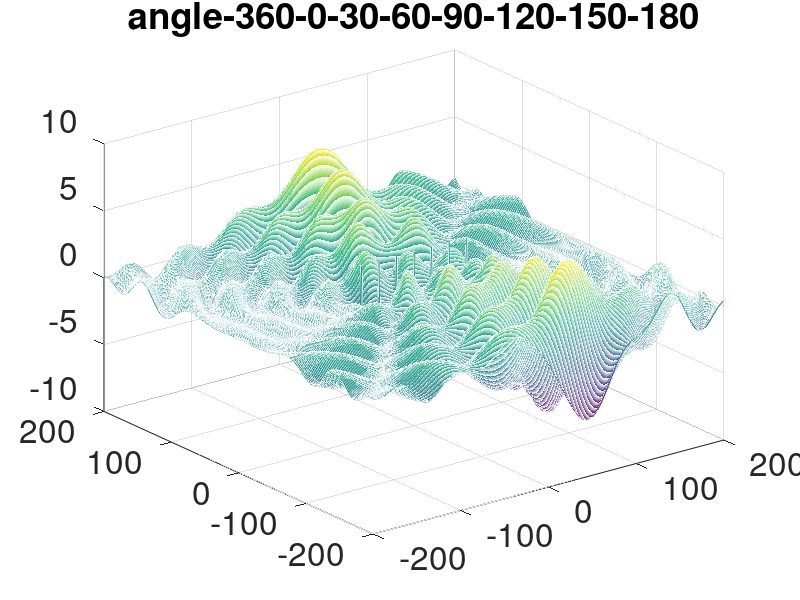

This chart was generated by the following MATLAB code:
#########################################
####### variables for the picture #######
#########################################

clear all;
close all;

% Time in seconds for each plot in the GIF
DelayTime = 0.1; 

startx = 150;
starty = 150;
width = 1062;
height = 980;

########################################
####### variables for the figure #######
########################################

matrix_size = 200;
number_of_points = 2 * matrix_size + 1;

reference_x_pos = 0;
reference_y_pos = 0;

antenna_1_x_pos = -60;
antenna_1_y_pos = 0;
	antenna_1_enable = 1;
	angle_offset_1 = 0;

antenna_2_x_pos = -40;
antenna_2_y_pos = 0;
	antenna_2_enable = 1;
	angle_offset_2 = 30;

antenna_3_x_pos = -20;
antenna_3_y_pos = 0;
	antenna_3_enable = 1;
	angle_offset_3 = 2 * angle_offset_2;

antenna_4_x_pos = 0;
antenna_4_y_pos = 0;
	antenna_4_enable = 1;
	angle_offset_4 = 3 * angle_offset_2;

antenna_5_x_pos = 20;
antenna_5_y_pos = 0;
	antenna_5_enable = 1;
	angle_offset_5 = 4 * angle_offset_2;

antenna_6_x_pos = 40;
antenna_6_y_pos = 0;
	antenna_6_enable = 1;
	angle_offset_6 = 5 * angle_offset_2;

antenna_7_x_pos = 60;
antenna_7_y_pos = 0;
	antenna_7_enable = 1;
	angle_offset_7 = 6 * angle_offset_2;

wave_length = 40;

########################################

frequency = (2 * pi) / wave_length;
radian_offset_1 = angle_offset_1 * pi / 180;
radian_offset_2 = angle_offset_2 * pi / 180;
radian_offset_3 = angle_offset_3 * pi / 180;
radian_offset_4 = angle_offset_4 * pi / 180;
radian_offset_5 = angle_offset_5 * pi / 180;
radian_offset_6 = angle_offset_6 * pi / 180;
radian_offset_7 = angle_offset_7 * pi / 180;

space_reference_x = linspace(-matrix_size-reference_x_pos,matrix_size-reference_x_pos,number_of_points) ;
space_reference_y = linspace(-matrix_size-reference_y_pos,matrix_size-reference_y_pos,number_of_points) ;

space_antenna_1_x = linspace(-matrix_size-antenna_1_x_pos,matrix_size-antenna_1_x_pos,number_of_points) ;
space_antenna_1_y = linspace(-matrix_size-antenna_1_y_pos,matrix_size-antenna_1_y_pos,number_of_points) ;

space_antenna_2_x = linspace(-matrix_size-antenna_2_x_pos,matrix_size-antenna_2_x_pos,number_of_points) ;
space_antenna_2_y = linspace(-matrix_size-antenna_2_y_pos,matrix_size-antenna_2_y_pos,number_of_points) ;

space_antenna_3_x = linspace(-matrix_size-antenna_3_x_pos,matrix_size-antenna_3_x_pos,number_of_points) ;
space_antenna_3_y = linspace(-matrix_size-antenna_3_y_pos,matrix_size-antenna_3_y_pos,number_of_points) ;

space_antenna_4_x = linspace(-matrix_size-antenna_4_x_pos,matrix_size-antenna_4_x_pos,number_of_points) ;
space_antenna_4_y = linspace(-matrix_size-antenna_4_y_pos,matrix_size-antenna_4_y_pos,number_of_points) ;

space_antenna_5_x = linspace(-matrix_size-antenna_5_x_pos,matrix_size-antenna_5_x_pos,number_of_points) ;
space_antenna_5_y = linspace(-matrix_size-antenna_5_y_pos,matrix_size-antenna_5_y_pos,number_of_points) ;

space_antenna_6_x = linspace(-matrix_size-antenna_6_x_pos,matrix_size-antenna_6_x_pos,number_of_points) ;
space_antenna_6_y = linspace(-matrix_size-antenna_6_y_pos,matrix_size-antenna_6_y_pos,number_of_points) ;

space_antenna_7_x = linspace(-matrix_size-antenna_7_x_pos,matrix_size-antenna_7_x_pos,number_of_points) ;
space_antenna_7_y = linspace(-matrix_size-antenna_7_y_pos,matrix_size-antenna_7_y_pos,number_of_points) ;

mesh_antenna_1_value = zeros(number_of_points,number_of_points);
mesh_antenna_2_value = zeros(number_of_points,number_of_points);
mesh_antenna_3_value = zeros(number_of_points,number_of_points);
mesh_antenna_4_value = zeros(number_of_points,number_of_points);
mesh_antenna_5_value = zeros(number_of_points,number_of_points);
mesh_antenna_6_value = zeros(number_of_points,number_of_points);
mesh_antenna_7_value = zeros(number_of_points,number_of_points);

[antenna_1_x,antenna_1_y] = meshgrid(space_antenna_1_x,space_antenna_1_y);
[antenna_2_x,antenna_2_y] = meshgrid(space_antenna_2_x,space_antenna_2_y);
[antenna_3_x,antenna_3_y] = meshgrid(space_antenna_3_x,space_antenna_3_y);
[antenna_4_x,antenna_4_y] = meshgrid(space_antenna_4_x,space_antenna_4_y);
[antenna_5_x,antenna_5_y] = meshgrid(space_antenna_5_x,space_antenna_5_y);
[antenna_6_x,antenna_6_y] = meshgrid(space_antenna_6_x,space_antenna_6_y);
[antenna_7_x,antenna_7_y] = meshgrid(space_antenna_7_x,space_antenna_7_y);

########################################

distance_antenna_1_value = sqrt(antenna_1_x.*antenna_1_x + antenna_1_y.*antenna_1_y);
distance_antenna_2_value = sqrt(antenna_2_x.*antenna_2_x + antenna_2_y.*antenna_2_y);
distance_antenna_3_value = sqrt(antenna_3_x.*antenna_3_x + antenna_3_y.*antenna_3_y);
distance_antenna_4_value = sqrt(antenna_4_x.*antenna_4_x + antenna_4_y.*antenna_4_y);
distance_antenna_5_value = sqrt(antenna_5_x.*antenna_5_x + antenna_5_y.*antenna_5_y);
distance_antenna_6_value = sqrt(antenna_6_x.*antenna_6_x + antenna_6_y.*antenna_6_y);
distance_antenna_7_value = sqrt(antenna_7_x.*antenna_7_x + antenna_7_y.*antenna_7_y);

##################################
####### create the picture #######
##################################

number_of_step = 36;
divider = number_of_step / 2;

multi = 360 / number_of_step;

filename = ["mesh_antenna" , "-" , num2str(angle_offset_1) , "-" , num2str(angle_offset_2) , "-" , num2str(angle_offset_3) , "-" , num2str(angle_offset_4) , "-" , num2str(angle_offset_5) , "-" , num2str(angle_offset_6) , "-" , num2str(angle_offset_7) , ".gif"];

% Function and GIF file update loop
for n = 1:number_of_step

	% Generate the function and plot it
	mesh_antenna_value = zeros(number_of_points,number_of_points);

	mesh_antenna_1_value = antenna_1_enable * cos(frequency*distance_antenna_1_value + radian_offset_1 - n * pi / divider);
	mesh_antenna_2_value = antenna_2_enable * cos(frequency*distance_antenna_2_value + radian_offset_2 - n * pi / divider);
	mesh_antenna_3_value = antenna_3_enable * cos(frequency*distance_antenna_3_value + radian_offset_3 - n * pi / divider);
	mesh_antenna_4_value = antenna_4_enable * cos(frequency*distance_antenna_4_value + radian_offset_4 - n * pi / divider);
	mesh_antenna_5_value = antenna_5_enable * cos(frequency*distance_antenna_5_value + radian_offset_5 - n * pi / divider);
	mesh_antenna_6_value = antenna_6_enable * cos(frequency*distance_antenna_6_value + radian_offset_6 - n * pi / divider);
	mesh_antenna_7_value = antenna_7_enable * cos(frequency*distance_antenna_7_value + radian_offset_7 - n * pi / divider);

	mesh_antenna_value = mesh_antenna_1_value + mesh_antenna_2_value + mesh_antenna_3_value + mesh_antenna_4_value + mesh_antenna_5_value + mesh_antenna_6_value + mesh_antenna_7_value;

	mesh_antenna_value(number_of_points-matrix_size+antenna_1_y_pos,number_of_points-matrix_size+antenna_1_x_pos) = 3;
	mesh_antenna_value(number_of_points-matrix_size+antenna_2_y_pos,number_of_points-matrix_size+antenna_2_x_pos) = 3;
	mesh_antenna_value(number_of_points-matrix_size+antenna_3_y_pos,number_of_points-matrix_size+antenna_3_x_pos) = 3;
	mesh_antenna_value(number_of_points-matrix_size+antenna_4_y_pos,number_of_points-matrix_size+antenna_4_x_pos) = 3;
	mesh_antenna_value(number_of_points-matrix_size+antenna_5_y_pos,number_of_points-matrix_size+antenna_5_x_pos) = 3;
	mesh_antenna_value(number_of_points-matrix_size+antenna_6_y_pos,number_of_points-matrix_size+antenna_6_x_pos) = 3;
	mesh_antenna_value(number_of_points-matrix_size+antenna_7_y_pos,number_of_points-matrix_size+antenna_7_x_pos) = 3;

	text_title = ["angle-" , num2str(n * multi) , "-" , num2str(angle_offset_1) , "-" , num2str(angle_offset_2) , "-" , num2str(angle_offset_3) , "-" , num2str(angle_offset_4) , "-" , num2str(angle_offset_5) , "-" , num2str(angle_offset_6) , "-" , num2str(angle_offset_7) ];

	% Create empty figure and assign number
	f = figure(1);

	pause(0.3);

	mesh(space_reference_x,space_reference_y,mesh_antenna_value) ;
	set(gcf,'position',[startx,starty,width,height]);
	title(text_title);
	set(gca, "fontsize", 24);
	xlim([-matrix_size,matrix_size]);
	zlim([-10,10]);
	drawnow

	pause(0.3);

	% Image Processing
	% Assign plot to a frame
	frame = getframe(f);
	% Convert frame to RGB image (3 dimensional) 
	im = frame2im(frame);
	% Transform RGB samples to 1 dimension with a color map "cm". 
	[imind,cm] = rgb2ind(im); 
	if n == 1;
		% Create GIF file
		imwrite(imind,cm,filename,'gif','DelayTime', DelayTime , 'Compression' , 'lzw');
	else
		% Add each new plot to GIF
		imwrite(imind,cm,filename,'gif','WriteMode','append','DelayTime', DelayTime , 'Compression' , 'lzw');
	end

	pause(0.3);

	close all;
end